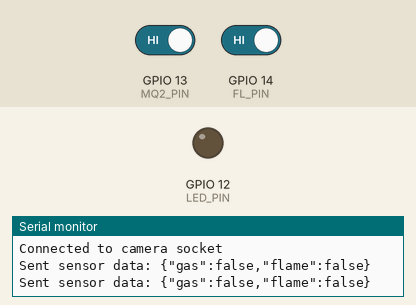
This sketch was run on a simulated ESP32. Parts: output pins drawn as LEDs (lit = HIGH), the last lines printed to the serial monitor. Inputs (shaded band) come from the test bench; at power-on: GPIO 13 (MQ2_PIN) HIGH, GPIO 14 (FL_PIN) HIGH. WiFi joins after 1.5 s; servers stay silent unless stated; the camera gives no picture.

Above: at 3.9 s.
4.0 s: GPIO 13 (MQ2_PIN) driven LOW
At 5.5 s:
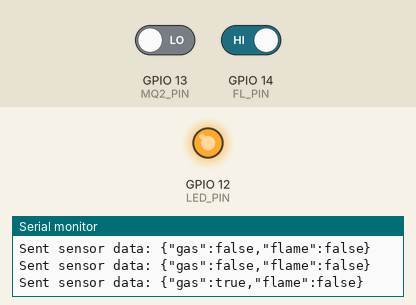
6.2 s: GPIO 14 (FL_PIN) driven LOW
9.2 s: GPIO 13 (MQ2_PIN) driven HIGH
12.2 s: GPIO 14 (FL_PIN) driven HIGH
At 14.1 s:
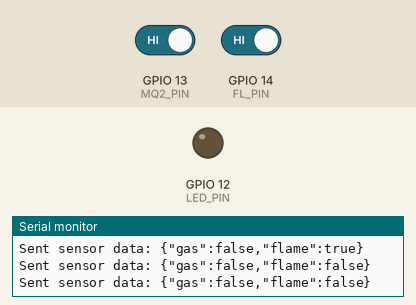
Timing chart, 0 to 15.2 s (numbered marks = the images above; inputs shaded):
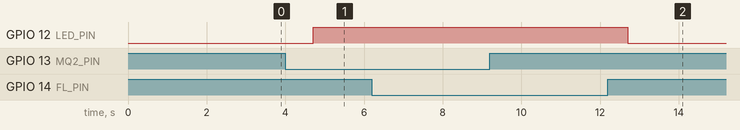

Measured:
- after the input at 4.0 s, GPIO 12 (LED_PIN): LOW → HIGH after 0.71 s
- after the input at 12.2 s, GPIO 12 (LED_PIN): HIGH → LOW after 0.51 s

The sketch:

esp32-cam.ino
```cpp
#include "esp_camera.h"
#include <WiFi.h>
#include <ArduinoWebsockets.h>
#include "esp_timer.h"
#include "img_converters.h"
#include "fb_gfx.h"
#include "soc/soc.h"
#include "soc/rtc_cntl_reg.h"
#include "driver/gpio.h"
#include <HardwareSerial.h>

// Pin Definitions
#define LED_PIN 12
#define MQ2_PIN 13
#define FL_PIN 14
#define RXD 16
#define TXD 15

// Camera pins for AI Thinker Camera board
#define PWDN_GPIO_NUM 32
#define RESET_GPIO_NUM -1
#define XCLK_GPIO_NUM 0
#define SIOD_GPIO_NUM 26
#define SIOC_GPIO_NUM 27
#define Y9_GPIO_NUM 35
#define Y8_GPIO_NUM 34
#define Y7_GPIO_NUM 39
#define Y6_GPIO_NUM 36
#define Y5_GPIO_NUM 21
#define Y4_GPIO_NUM 19
#define Y3_GPIO_NUM 18
#define Y2_GPIO_NUM 5
#define VSYNC_GPIO_NUM 25
#define HREF_GPIO_NUM 23
#define PCLK_GPIO_NUM 22

// Network Configuration
const char *ssid = "Dong Tay 4G";
const char *password = "88888888";
const char *websockets_server_host = "192.168.1.218";
const uint16_t sensor_ws_port = 3001;
const uint16_t camera_ws_port = 3002;

// Timing Constants
const unsigned long IMAGE_SEND_INTERVAL = 100;   // 10 FPS
const unsigned long SENSOR_SEND_INTERVAL = 1000; // 1 second
const unsigned long RECONNECT_DELAY = 2000;      // 2 seconds
const int MAX_RECONNECT_ATTEMPTS = 5;

// Global Variables
using namespace websockets;
WebsocketsClient sensorClient;
WebsocketsClient cameraClient;
bool isCameraEnabled = false;
unsigned long lastImageSend = 0;
unsigned long lastSensorSend = 0;
int reconnectAttempts = 0;

esp_err_t init_camera()
{
  camera_config_t config;
  config.ledc_channel = LEDC_CHANNEL_0;
  config.ledc_timer = LEDC_TIMER_0;
  config.pin_d0 = Y2_GPIO_NUM;
  config.pin_d1 = Y3_GPIO_NUM;
  config.pin_d2 = Y4_GPIO_NUM;
  config.pin_d3 = Y5_GPIO_NUM;
  config.pin_d4 = Y6_GPIO_NUM;
  config.pin_d5 = Y7_GPIO_NUM;
  config.pin_d6 = Y8_GPIO_NUM;
  config.pin_d7 = Y9_GPIO_NUM;
  config.pin_xclk = XCLK_GPIO_NUM;
  config.pin_pclk = PCLK_GPIO_NUM;
  config.pin_vsync = VSYNC_GPIO_NUM;
  config.pin_href = HREF_GPIO_NUM;
  config.pin_sscb_sda = SIOD_GPIO_NUM;
  config.pin_sscb_scl = SIOC_GPIO_NUM;
  config.pin_pwdn = PWDN_GPIO_NUM;
  config.pin_reset = RESET_GPIO_NUM;
  config.xclk_freq_hz = 20000000;
  config.pixel_format = PIXFORMAT_JPEG;
  config.frame_size = FRAMESIZE_VGA;
  config.jpeg_quality = 15;
  config.fb_count = 2;

  return esp_camera_init(&config);
}

void onSensorMessageCallback(WebsocketsMessage message)
{
  String msg = message.data();
  Serial.println(String("Sensor socket received: ") + msg.c_str());

  if (msg == "get_sensor_data")
  {
    sendSensorData();
  }
}

void onCameraMessageCallback(WebsocketsMessage message)
{
  String msg = message.data();
  Serial.println(String("Camera socket received: ") + msg.c_str());


  if (msg == "enable_camera")
  {
    isCameraEnabled = true;
    Serial.println("Camera streaming enabled");
  }
  else if (msg == "disable_camera")
  {
    isCameraEnabled = false;
    Serial.println("Camera streaming disabled");
  }
}

esp_err_t init_websockets()
{
  sensorClient.onMessage(onSensorMessageCallback);
  bool sensorConnected = sensorClient.connect(websockets_server_host, sensor_ws_port, "/");
  if (sensorConnected)
  {
    Serial.println("Connected to sensor socket");
    sensorClient.send("ESP32_SENSOR");
  }
  else
  {
    Serial.println("Failed to connect to sensor socket");
    return ESP_FAIL;
  }

  cameraClient.onMessage(onCameraMessageCallback);
  bool cameraConnected = cameraClient.connect(websockets_server_host, camera_ws_port, "/");
  if (cameraConnected)
  {
    Serial.println("Connected to camera socket");
    cameraClient.send("ESP32_CAMERA");
  }
  else
  {
    Serial.println("Failed to connect to camera socket");
    return ESP_FAIL;
  }

  return ESP_OK;
}

void sendSensorData()
{
  bool gasDetected = digitalRead(MQ2_PIN) == LOW;
  bool flameDetected = digitalRead(FL_PIN) == LOW;

  // Update LED state based on sensor readings
  digitalWrite(LED_PIN, (gasDetected || flameDetected) ? HIGH : LOW);

  // Only send data if we have a valid connection
  if (sensorClient.available())
  {
    String data = "{\"gas\":" + String(gasDetected ? "true" : "false") +
                  ",\"flame\":" + String(flameDetected ? "true" : "false") + "}";
    sensorClient.send(data);
    Serial.println("Sent sensor data: " + data);
  }
}

bool reconnectWebSocket()
{
  if (reconnectAttempts < MAX_RECONNECT_ATTEMPTS)
  {
    Serial.println("Attempting to reconnect WebSockets...");
    if (init_websockets() == ESP_OK)
    {
      reconnectAttempts = 0;
      return true;
    }
    reconnectAttempts++;
    delay(RECONNECT_DELAY);
  }
  else
  {
    Serial.println("Max reconnection attempts reached. Restarting...");
    ESP.restart();
  }
  return false;
}

void setup()
{
  Serial.begin(115200);

  // Initialize GPIO pins
  pinMode(LED_PIN, OUTPUT);
  pinMode(MQ2_PIN, INPUT);
  pinMode(FL_PIN, INPUT);

  // Initialize camera
  if (init_camera() != ESP_OK)
  {
    Serial.println("Camera initialization failed");
    return;
  }

  WiFi.begin(ssid, password);
  while (WiFi.status() != WL_CONNECTED)
  {
    delay(1000);
    Serial.println("Connecting to WiFi...");
  }
  Serial.println("Connected to WiFi");

  if (init_websockets() != ESP_OK)
  {
    Serial.println("WebSockets initialization failed");
    return;
  }
}

void loop()
{
  // Check WebSocket connection
  if (!sensorClient.available())
  {
    if (!reconnectWebSocket())
    {
      return;
    }
  }

  // Handle WebSocket messages
  sensorClient.poll();
  cameraClient.poll();

  // Send sensor data at specified interval
  if (millis() - lastSensorSend >= SENSOR_SEND_INTERVAL)
  {
    sendSensorData();
    lastSensorSend = millis();
  }

  // Handle camera streaming if enabled
  if (isCameraEnabled && (millis() - lastImageSend >= IMAGE_SEND_INTERVAL))
  {
    camera_fb_t *fb = esp_camera_fb_get();
    if (fb)
    {
      if (cameraClient.available())
      {
        cameraClient.sendBinary((const char *)fb->buf, fb->len);
        Serial.printf("Image sent: %d bytes\n", fb->len);
      }
      esp_camera_fb_return(fb);
      lastImageSend = millis();
    }
  }
}
```
